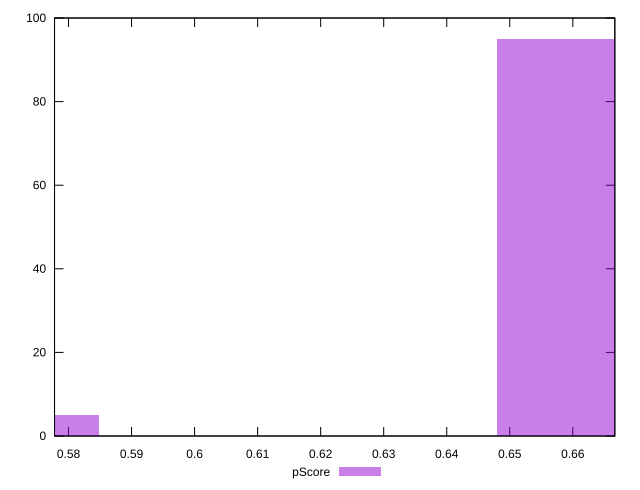

Reproduce this figure in gnuplot.
reset

$pScore <<EOF
0.6638302091930993 95
0.5689973221655137 5
EOF

set key outside below
set boxwidth 0.03161096234252854
set xrange [0.5777777777777777:0.6666666666666666]
set yrange [0:100]
set trange [0:100]
set style fill transparent solid 0.5 noborder
set terminal svg size 640, 490 enhanced background rgb 'white'
set output "report_00026_2021-02-22T21:38:55.199Z/uses-webp-images/samples/pages+cached+noadtech/pScore/histogram.svg"

plot $pScore title "pScore" with boxes

reset
